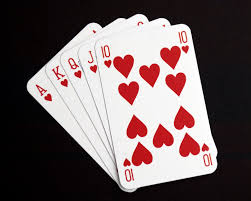
#> input picture res/cards2.jpg, 251 x 201 px, given in place of the camera
$ python chap7.py
#> lines starting #> are read from the running program, lines starting #| are printed output that depends on the picture; after the words box and inside, x2 and y2 are one past the last pixel; in counts of white or black regions, pixels touching at a corner belong together
# -*- coding: utf-8 -*-
"""
Created on Tue Aug 11 20:22:48 2020

@author: acer
"""

#......Color Detection ......

import cv2
import numpy as np
framewidth = 300
frameheight=400
cap= cv2.VideoCapture(0)
cap.set(3,framewidth)
cap.set(4,frameheight)
cap.set(10,130)

def empty(a):
    pass

#path = "lambo.jpg"
#img = cv2.imread("Lambo1.jpg")
cv2.namedWindow("TrackBars")
cv2.resizeWindow("Trackbars",640,240)
cv2.createTrackbar("Hue Min","TrackBars",0,179,empty)
#> slider 'Hue Min' is set to 35
cv2.createTrackbar("Hue Max","TrackBars",179,179,empty)
cv2.createTrackbar("Sat Min","TrackBars",0,255,empty)   # Saturation
#> slider 'Sat Min' is set to 51
cv2.createTrackbar("Sat Max","TrackBars",255,255,empty)
cv2.createTrackbar("Val Min","TrackBars",0,255,empty)    #Value
#> slider 'Val Min' is set to 51
cv2.createTrackbar("Val Max","TrackBars",255,255,empty)


while True:
    success, img =cap.read()
#> img is the input picture: shape (201, 251, 3); mean B, G, R 95.9, 95.1, 110.2
    #img = cv2.imread("Lambo3.jpg")
    imgHSV = cv2.cvtColor(img,cv2.COLOR_BGR2HSV)
#> imgHSV: shape (201, 251, 3); mean H, S, V 96.2, 76.8, 111

    h_min = cv2.getTrackbarPos("Hue Min","TrackBars")
    h_max = cv2.getTrackbarPos("Hue Max","TrackBars")
    s_min = cv2.getTrackbarPos("Sat Min","TrackBars")
    s_max = cv2.getTrackbarPos("Sat Max","TrackBars")
    v_min = cv2.getTrackbarPos("Val Min","TrackBars")
    v_max = cv2.getTrackbarPos("Val Max","TrackBars")
    print(h_min,h_max,s_min,s_max,v_min,v_max)
    lower = np.array([h_min,s_min,v_min])
    upper = np.array([h_max,s_max,v_max])

    mask=cv2.inRange(imgHSV,lower,upper)
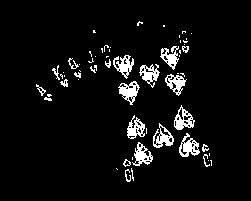
#> mask: shape (201, 251); 5.8% white; 60 white regions (38 under 20 px), largest, box (x1, y1, x2, y2) and area: (118, 81, 140, 105) 255, (179, 133, 200, 157) 254, (174, 105, 195, 130) 242
    result = cv2.bitwise_and(img, img, mask = mask)
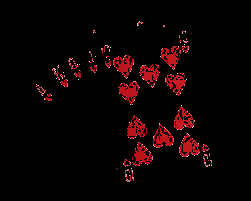
#> result: shape (201, 251, 3); mean B, G, R 2.8, 2.2, 11.4

    mask = cv2.cvtColor(mask,cv2.COLOR_GRAY2BGR)
    #imgResult = cv2.bitwise_and(img, img, mask=mask)
    cv2.imshow("Image",img)
   # cv2.imshow("HSV",imgHSV)
    cv2.imshow("mask",mask)
    cv2.imshow("result",result)
    if cv2.waitKey(1) & 0xFF==ord('q'):
#> (key q is pressed here)
        break


cap.release()
#> (the run stopped early here; a loop or call above may not have finished)
